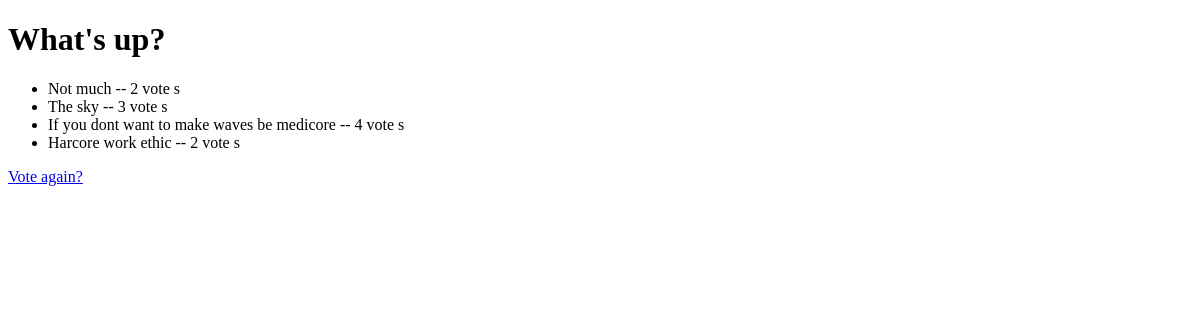
/polls/1/results/, run on an earlier commit of the app's database.
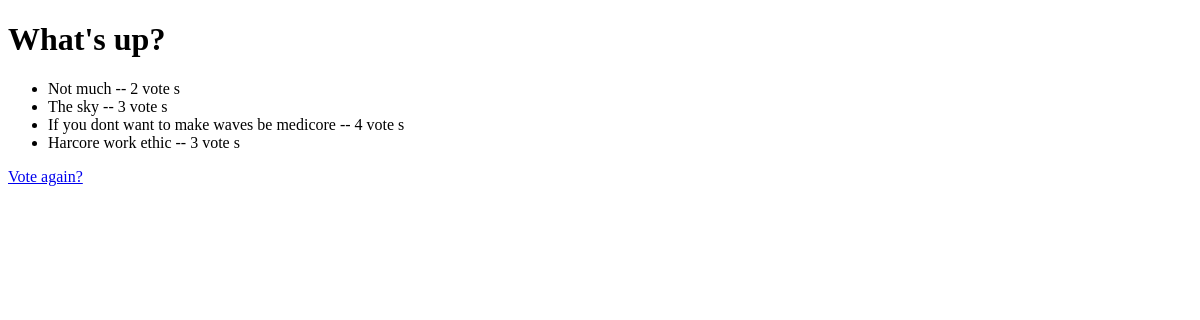
And on a later commit of the database.
### polls/models.py (models this page shows, shortened)
class Choice(models.Model):
    question = models.ForeignKey(Question, on_delete=models.CASCADE) #this creates a relationship each Choice belongs to one Question (one to many relationship: one question --> many choices)
    choice_text = models.CharField(max_length=200)
    votes = models.IntegerField(default=0)

### polls/views.py (the view)
# urls.py: path("<int:pk>/results/", views.ResultsView.as_view(), name="results"),
class ResultsView(generic.DetailView):
    model = Question
    template_name = "polls/results.html"

### polls/templates/polls/results.html (shortened to what this page needs)
<!DOCTYPE html>
<html lang="en">
<head>
</head>
<body>
    <h1>{{ question.question_text }}</h1>
    <ul>
        {% for choice in question.choice_set.all %}
            <li> {{ choice.choice_text }} -- {{ choice.votes }} vote {{ choice.votes|pluralize }}</li>
        {% endfor %}
    </ul>
    <a href="{% url 'polls:detail' question.id %}">Vote again?</a>
</body>
</html>

What changed in the data, as far as the page shows it:
changed Choice "Harcore work ethic": votes "2" → "3"
